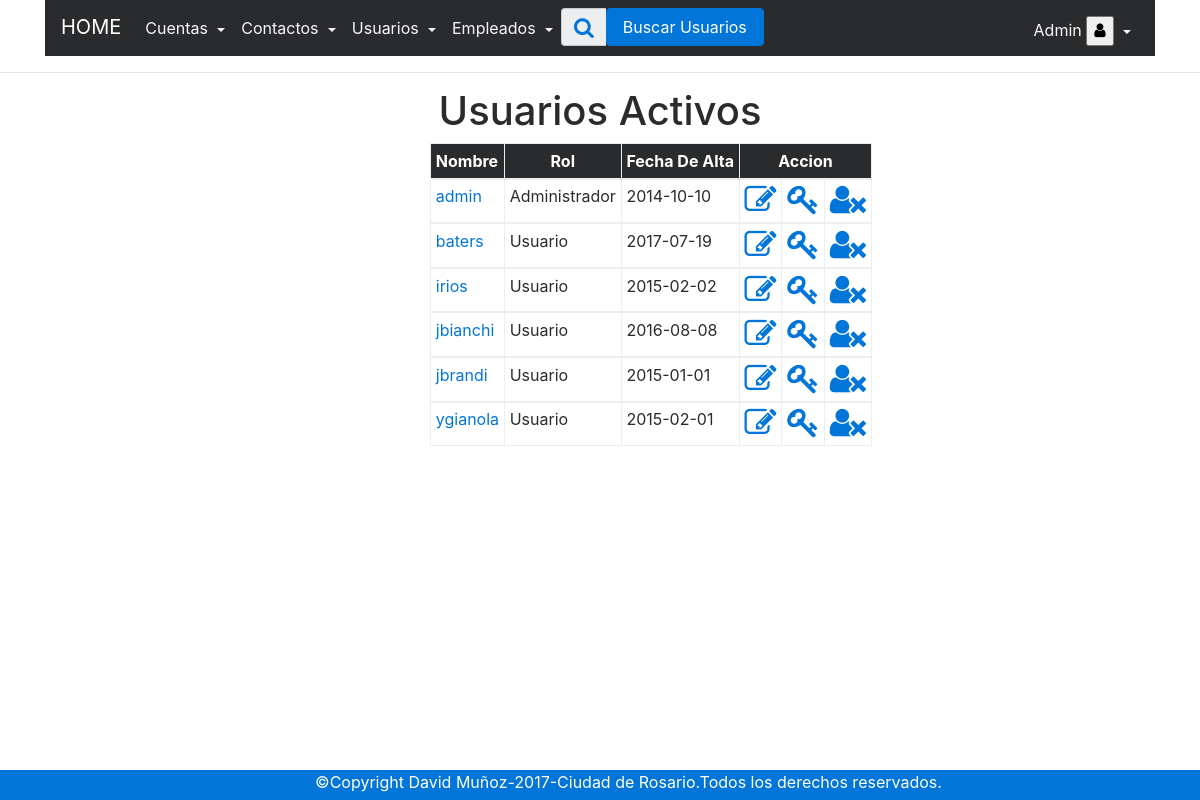
The page /php/index_usuarios.php (signed in) on the database its author committed.
### tables this page shows
CREATE TABLE IF NOT EXISTS `usuarios` (
  `id` int(255) NOT NULL AUTO_INCREMENT,
  `usuario` varchar(50) NOT NULL DEFAULT '0',
  `pass` varchar(14) NOT NULL DEFAULT '0',
  `fecha_alta` date DEFAULT '0000-00-00',
  `alta_pass` date DEFAULT '0000-00-00',
  `estado` int(1) DEFAULT NULL,
  `fecha_baja` date DEFAULT NULL,
  PRIMARY KEY (`id`)
);

### php/index_usuarios.php (called while the page is built, shortened)
<?php session_start();
require 'conexion.php';
$usuarios = $conexion->prepare("SELECT usu.id,usu.usuario,usu.fecha_alta,trol.Descripcion AS 'rol'
 FROM usuarios usu
 JOIN roles rol ON usu.id=rol.usuario_id
 JOIN tipos_roles trol ON rol.tiposroles_id=trol.id
WHERE usu.id=usu.id and estado=1 GROUP BY usu.id  ORDER BY usu.usuario ASC");
$rusuarios = $usuarios->execute();
$rusuarios = $usuarios->fetchAll(PDO::FETCH_OBJ);
require '../views/usuarios/index_usuarios.view.php';

### views/usuarios/index_usuarios.view.php (the view, shortened to what this page needs)
<?php require '../views/menu/menuusuarios_activos.view.php';?>
<hr>
  <center><h1>Usuarios Activos</h1></center>
<div class="row">
<div class="col-md-3"></div>
<div class="col-md-5 offset-1"><?php if (isset($_GET['exito'])) {
}?></div>
<div class="col-md-5 offset-4"><?php if (isset($_GET['exitocontra'])) {
}?></div>
  </div>
 <div class="row">
<div class="container" >
 <div class="col-sm-8 offset-4">
      <table class="table table-bordered  table-sm table-responsive">
      <thead class="thead-inverse">
      <tr>
         <th>Nombre</th>
         <th><center>Rol</center></th>
         <th>Fecha De Alta</th>
         <th colspan="3"><center>Accion</center></th>
      </tr>
      </thead>
      <?php foreach ($rusuarios as $usuarios): ?>
                                <tbody>
                                    <tr>
                                        <td><a href="../php/usuario_individual.php?id=<?php echo $usuarios->id; ?>"><?php echo $usuarios->usuario; ?></a></td>
                                        <td><?php echo $usuarios->rol; ?></td>
                                        <td><?php echo $usuarios->fecha_alta; ?></td>
                                            <td>
      <a href="../php/modificarusuario_activo.php?id=<?php echo $usuarios->id ?>">
      <i class="editar fa fa-pencil-square-o fa-2x"  aria-hidden="true"></i></a>
    </td>
    <td>
      <a href="../php/cambio_pass_usuario.php?id=<?php echo $usuarios->id ?>">
      <i class="editar fa fa-key fa-2x"  aria-hidden="true"></i></a>
    </td>
    <td>
      <a  href="../php/bajalogica_usuario.php?id=<?php echo $usuarios->id; ?>"onclick="return confirm('¿Desea Dar de baja el usuario y el empleado?')"> <i class="eliminar fa fa-user-times fa-2x" aria-hidden="true"></i></i></a>
    </td>
                                    </tr>
                                    </tbody><?php endforeach;?>
      </table>
 </div>
 </div>
</div>
    </body>
    </html>
<?php include '../views/menu/footer.view.php';?>

### rows shown on the page
usuarios: usuario "admin", rol "Administrador", fecha_alta "2014-10-10"
usuarios: usuario "baters", rol "Usuario", fecha_alta "2017-07-19"
usuarios: usuario "irios", rol "Usuario", fecha_alta "2015-02-02"
usuarios: usuario "jbianchi", rol "Usuario", fecha_alta "2016-08-08"
usuarios: usuario "jbrandi", rol "Usuario", fecha_alta "2015-01-01"
usuarios: usuario "ygianola", rol "Usuario", fecha_alta "2015-02-01"

### other values the page prints
$_SESSION['usuario'] "Admin"
